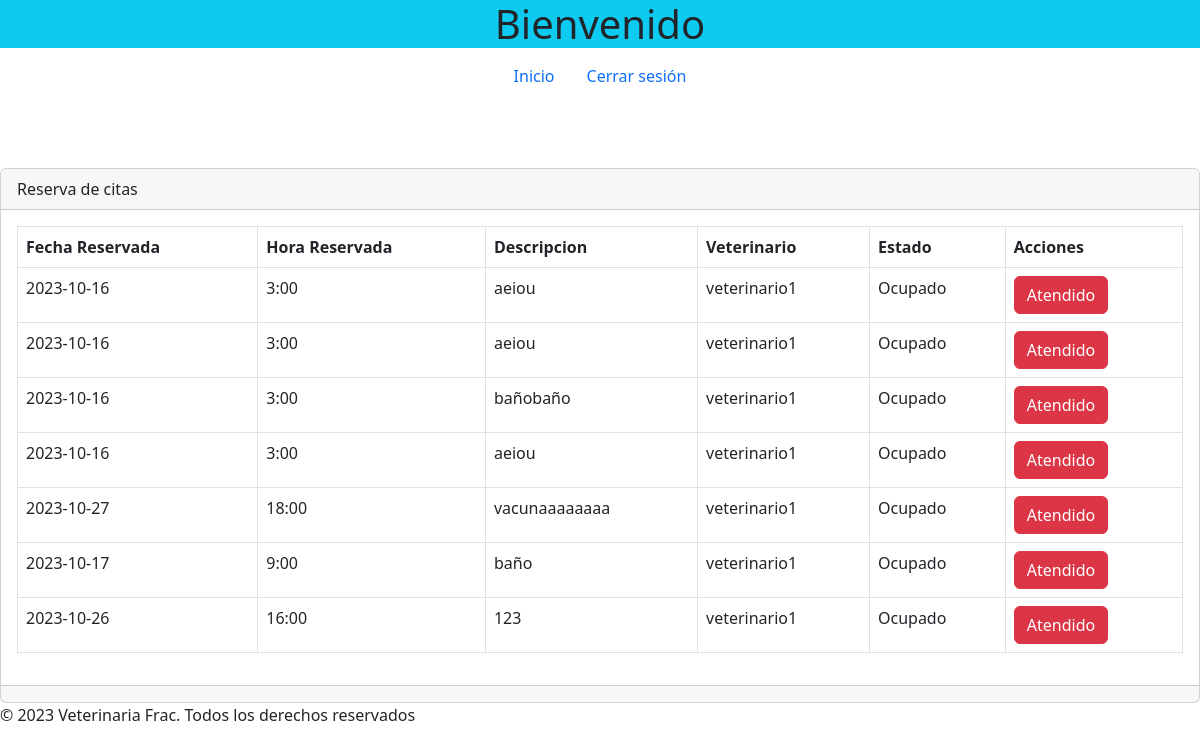
The page /veterinario.php on the database its author committed.
### tables this page shows
CREATE TABLE `reservadecitas` (
  `id` int(8) NOT NULL,
  `fechareserva` date NOT NULL,
  `hora` varchar(10) NOT NULL,
  `asunto` varchar(255) NOT NULL,
  `estado` tinyint(1) NOT NULL,
  `id_administrador` int(8) NOT NULL,
  `id_veterinario` int(8) NOT NULL,
  `id_cliente` int(8) DEFAULT NULL
);

### veterinario.php (the view, shortened to what this page needs)
<?php
include("./config/bd.php");
function getReservaciones($conn) {
    $sql = "SELECT id,fechareserva,hora,asunto,(SELECT nombre FROM persona WHERE id=(SELECT id_persona FROM cliente where id=id_cliente)) as clientes,(SELECT nombre FROM persona WHERE id=(SELECT id_persona FROM veterinario where id=id_veterinario)) as veterinario, (CASE WHEN estado = 1 THEN 'Disponible' WHEN estado=3 THEN 'Atentido' ELSE 'Ocupado' END ) as estado1 FROM reservadecitas where estado=2 or estado=3";
    $result = $conn->query($sql);
    if ($result->num_rows > 0) {
        return $result->fetch_all(MYSQLI_ASSOC);
    } else {
        return [];
    }
}
$reservations = getReservaciones($conn);
?>
<?php
$url_base="http://localhost/veterinaria_frac_bs5/";
?>
<!doctype html>
<html lang="en">
<head>
  <link href="https://cdn.jsdelivr.net/npm/bootstrap@5.2.1/dist/css/bootstrap.min.css" rel="stylesheet"
>
    <link rel="stylesheet" href="https://cdn.datatables.net/1.13.6/css/jquery.dataTables.css" />
</head>
<body>
  <header>
    <h1 class="d-flex justify-content-center bg-info">Bienvenido</h1>
    <nav class="nav justify-content-center  ">
        <a class="nav-link active" aria-current="page" href="<?php echo $url_base?>veterinario.php">Inicio</a>
        <a class="nav-link active" href="<?php echo $url_base?>" aria-current="page">Cerrar sesión</a>
    </nav>
  </header>
  <main>
<br />
<br />
<br />
<div class="card">
    <div class="card-header">
        Reserva de citas
    </div>
    <div class="card-body">
        <div class="table-responsive-sm">
            <table class="table table-bordered">
            <tr>
                <th>Fecha Reservada</th>
                <th>Hora Reservada</th>
                <th>Descripcion</th>
                <th>Veterinario</th>
                <th>Estado</th>
                <th>Acciones</th>
            </tr>
            <?php foreach ($reservations as $reservation) : ?>
                <tr>
                    <td><?php echo $reservation['fechareserva']; ?></td>
                    <td><?php echo $reservation['hora']; ?></td>
                    <td><?php echo $reservation['asunto']; ?></td>
                    <td><?php echo $reservation['veterinario']; ?></td>
                    <td><?php echo $reservation['estado1']; ?></td>
                    <td>
                        <a href="veterinario.php?id=<?php echo $reservation['id']; ?>" class="btn btn-danger">Atendido</a>
                    </td>
                    </tr>
            <?php endforeach; ?>
            </table>
        </div>
    </div>
    <div class="card-footer text-muted">
    </div>
</div>
<?php include("./plantillas/footer.php")?>

### plantillas/footer.php (shortened to what this page needs)
</main>
  <footer>
    <div class="pie-pagina">
      <div class="parrafo">
        <p>© 2023 Veterinaria Frac. Todos los derechos reservados</p>
      </div>
    </div>
  </footer>
</body>
</html>

### rows shown on the page
reservadecitas: fechareserva "2023-10-16", hora "3:00", asunto "aeiou", veterinario "veterinario1", estado1 "Ocupado"
reservadecitas: fechareserva "2023-10-16", hora "3:00", asunto "aeiou", veterinario "veterinario1", estado1 "Ocupado"
reservadecitas: fechareserva "2023-10-16", hora "3:00", asunto "bañobaño", veterinario "veterinario1", estado1 "Ocupado"
reservadecitas: fechareserva "2023-10-16", hora "3:00", asunto "aeiou", veterinario "veterinario1", estado1 "Ocupado"
reservadecitas: fechareserva "2023-10-27", hora "18:00", asunto "vacunaaaaaaaa", veterinario "veterinario1", estado1 "Ocupado"
reservadecitas: fechareserva "2023-10-17", hora "9:00", asunto "baño", veterinario "veterinario1", estado1 "Ocupado"
reservadecitas: fechareserva "2023-10-26", hora "16:00", asunto "123", veterinario "veterinario1", estado1 "Ocupado"
